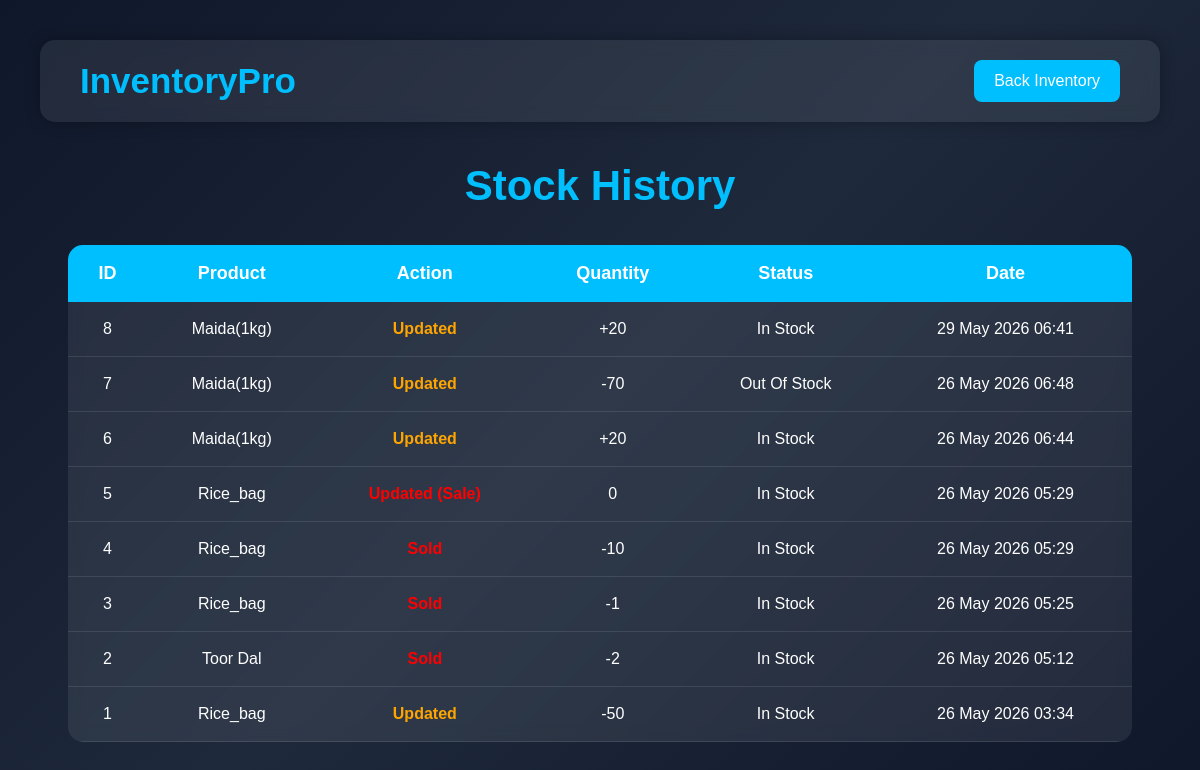
Page /inventory/stock-history/ on the committed database.
### inventory/models.py (models this page shows, shortened)
class StockHistory(models.Model):
    product = models.ForeignKey(Product, on_delete=models.CASCADE)
    action = models.CharField(max_length=50)  # e.g., 'Added', 'Updated', 'Sold', 'Returned'
    quantity = models.IntegerField()  # e.g., +20, -5
    status = models.CharField(max_length=50)  # e.g., 'In Stock', 'Low Stock', 'Out Of Stock'
    timestamp = models.DateTimeField(auto_now_add=True)

### products/models.py (models this page shows, shortened)
class Product(models.Model):
    name = models.CharField(max_length=200)
    category = models.CharField(max_length=100)
    price = models.DecimalField(max_digits=10, decimal_places=2)
    cost_price = models.DecimalField(max_digits=10, decimal_places=2, default=0.0)
    quantity = models.IntegerField()
    supplier = models.CharField(max_length=200)
    description = models.TextField()
    created_at = models.DateTimeField(auto_now_add=True)
    updated_at = models.DateTimeField(auto_now=True)

### inventory/views.py (the view)
def stock_history(request):
    histories = StockHistory.objects.all().order_by(
        '-timestamp'
    )
    return render(
        request,
        'stock_history.html',
        {
            'histories': histories
        }
    )

### inventory/templates/stock_history.html (shortened to what this page needs)
<!DOCTYPE html>
<html>
<head>
</head>
<body>
    <div class="navbar">
        <h1>InventoryPro</h1>
        <a href="/inventory/">
            Back Inventory
        </a>
    </div>
    <div class="container">
        <h2>Stock History</h2>
        <table>
            <tr>
                <th>ID</th>
                <th>Product</th>
                <th>Action</th>
                <th>Quantity</th>
                <th>Status</th>
                <th>Date</th>
            </tr>
            {% for history in histories %}
            <tr>
                <td>{{ history.id }}</td>
                <td>{{ history.product.name }}</td>
                <td class="{% if history.action == 'Added' %}added{% elif history.action == 'Updated' %}updated{% else %}removed{% endif %}">
                    {{ history.action }}
                </td>
                <td>
                    {% if history.quantity > 0 %}+{% endif %}{{ history.quantity }}
                </td>
                <td>{{ history.status }}</td>
                <td>{{ history.timestamp|date:"d M Y H:i" }}</td>
            </tr>
            {% empty %}
            <tr>
                <td colspan="6" style="text-align: center; font-size: 18px; color: #cbd5e1; padding: 20px;">
                    No stock movements recorded yet.
                </td>
            </tr>
            {% endfor %}
        </table>
    </div>
</body>
</html>

### inventory/templates/stock_history.html (style rules this page uses)
* { margin:0; padding:0; box-sizing:border-box; }
body { font-family:Arial, sans-serif; min-height:100vh; background: linear-gradient(135deg,#0f172a,#1e293b,#0f172a); color:white; padding:40px; }
.navbar { width:100%; background: rgba(255,255,255,0.08); backdrop-filter: blur(8px); padding:20px 40px; border-radius:15px; display:flex; justify-content:space-between; align-items:center; margin-bottom:40px; box-shadow:0px 0px 15px rgba(0,0,0,0.3); }
.navbar h1 { color:#00bfff; font-size:35px; }
.navbar a { text-decoration:none; color:white; background:#00bfff; padding:12px 20px; border-radius:8px; transition:0.3s; }
.container { width:95%; margin:auto; }
h2 { text-align:center; margin-bottom:35px; font-size:42px; color:#00bfff; animation:fadeIn 1.5s ease; }
table { width:100%; border-collapse:collapse; background: rgba(255,255,255,0.08); backdrop-filter: blur(8px); border-radius:15px; overflow:hidden; animation:fadeIn 2s ease; }
th { background:#00bfff; padding:18px; font-size:18px; }
td { padding:18px; text-align:center; border-bottom:1px solid rgba(255,255,255,0.1); transition:0.3s; }
.updated { color:orange; font-weight:bold; }
.removed { color:red; font-weight:bold; }

### rows in the picture
StockHistory: id "8", product.name "Maida(1kg)", action "Updated", quantity "20", status "In Stock", timestamp "29 May 2026 06:41"
StockHistory: id "7", product.name "Maida(1kg)", action "Updated", quantity "-70", status "Out Of Stock", timestamp "26 May 2026 06:48"
StockHistory: id "6", product.name "Maida(1kg)", action "Updated", quantity "20", status "In Stock", timestamp "26 May 2026 06:44"
StockHistory: id "5", product.name "Rice_bag", action "Updated (Sale)", quantity "0", status "In Stock", timestamp "26 May 2026 05:29"
StockHistory: id "4", product.name "Rice_bag", action "Sold", quantity "-10", status "In Stock", timestamp "26 May 2026 05:29"
StockHistory: id "3", product.name "Rice_bag", action "Sold", quantity "-1", status "In Stock", timestamp "26 May 2026 05:25"
StockHistory: id "2", product.name "Toor Dal", action "Sold", quantity "-2", status "In Stock", timestamp "26 May 2026 05:12"
StockHistory: id "1", product.name "Rice_bag", action "Updated", quantity "-50", status "In Stock", timestamp "26 May 2026 03:34"
